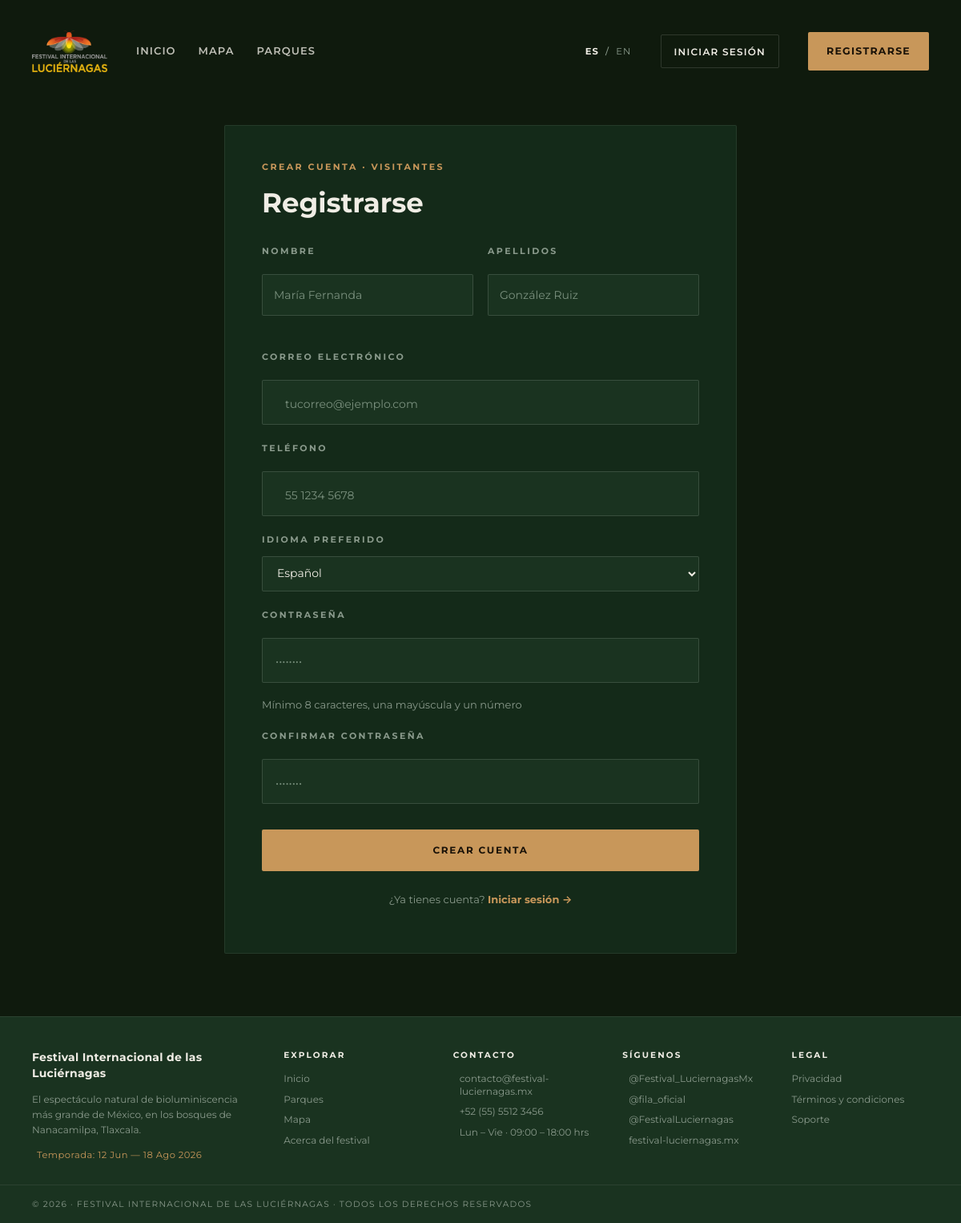
Page /registro/ on the committed database.
### apps/core/models.py (models this page shows, shortened)
class ContactoFestival(models.Model):
    email = models.EmailField("correo de contacto", default="contacto@festival-luciernagas.mx")
    telefono = models.CharField("teléfono", max_length=40, default="+52 (55) 5512 3456")
    horario = models.CharField("horario", max_length=120, default="Lun – Vie · 09:00 – 18:00 hrs")
    instagram = models.CharField("Instagram", max_length=120, blank=True, default="@Festival_LuciernagasMx")
    web = models.CharField("Sitio web", max_length=120, blank=True, default="festival-luciernagas.mx")
    twitter = models.CharField("Twitter / X", max_length=120, blank=True, default="@fila_oficial")
    youtube = models.CharField("YouTube", max_length=120, blank=True, default="@FestivalLuciernagas")
    mensaje_soporte = models.TextField(
        "mensaje de soporte",
        default=(
            "Si necesitas ayuda con tu reservación o tienes preguntas sobre el "
            "Festival Internacional de las Luciérnagas, escríbenos a "
            "contacto@festival-luciernagas.mx. Te responderemos en un máximo de "
            "24 horas hábiles."
        ),
    )
    fechas_festival = models.CharField("fechas del festival", max_length=80, default="12 Jun — 18 Ago 2026")
    num_parques = models.PositiveSmallIntegerField("número de parques", default=6)
    class Meta:
        verbose_name = "información de contacto"
        verbose_name_plural = "información de contacto"
    @classmethod
    def get_solo(cls):
        obj = cls.objects.first()
        if obj is None:
            obj = cls.objects.create()
        return obj

### apps/core/views.py (the view)
# urls.py: path("registro/", views.register, name="register"),
def register(request):
    if request.method == "POST":
        form = RegisterForm(request.POST)
        if form.is_valid():
            form.save()
            messages.success(
                request,
                "Cuenta creada correctamente."
            )
            return redirect("core:login")
    else:
        form = RegisterForm()
    return render(
        request,
        "core/auth/register.html",
        _context(
            "register",
            form=form
        )
    )

### apps/core/forms.py (shortened to what this page needs)
class RegisterForm(UserCreationForm):
    first_name = forms.CharField(
        label="Nombre",
        max_length=150
    )
    last_name = forms.CharField(
        label="Apellidos",
        max_length=150
    )
    email = forms.EmailField(
        label="Correo electrónico"
    )
    telefono = forms.CharField(
        label="Teléfono",
        max_length=20,
        required=False
    )
    class Meta:
        model = Usuario
        fields = [
            "first_name",
            "last_name",
            "email",
            "telefono",
            "idioma",
            "password1",
            "password2",
        ]

### apps/core/context_processors.py (called while the page is built)
def idioma_actual(request):
    lang = request.session.get("idioma")
    if lang not in LANGS:
        user = getattr(request, "user", None)
        if user is not None and user.is_authenticated and user.idioma in LANGS:
            lang = user.idioma
        else:
            lang = "es"
    return lang

def i18n(request):
    lang = idioma_actual(request)
    return {"LANG": lang, "t": get_dict(lang)}

def festival(request):
    try:
        contacto = ContactoFestival.get_solo()
    except Exception:
        contacto = None
    return {"festival_contacto": contacto}

### apps/core/translations.py (called while the page is built)
def get_dict(lang):
    return TRANSLATIONS.get(lang, ES)

### apps/core/views.py (called while the page is built)
def _context(active="home", title="Festival Internacional de las Luciérnagas 2026", **extra):
    parks = list(
        Parque.objects.filter(activo=True).prefetch_related("amenidades", "resenas")
    )
    context = {
        "active": active,
        "page_title": title,
        "parks": parks,
        "featured_parks": parks[:3],
    }
    context.update(extra)
    return context

### apps/core/templates/core/auth/register.html (shortened to what this page needs)
﻿{% extends "core/base.html" %}
{% block content %}
<section class="centered-panel">
  <form method="POST" class="card form-card form-card--register">
    <p class="eyebrow">Crear cuenta &middot; Visitantes</p>
    <h1>Registrarse</h1>
    <div class="form-grid auth-name-grid">
      <label class="field">Nombre
        <input type="text" name="first_name" placeholder="María Fernanda" value="{{ form.first_name.value|default:'' }}" required>
      </label>
      <label class="field">Apellidos
        <input type="text" name="last_name" placeholder="González Ruiz" value="{{ form.last_name.value|default:'' }}" required>
      </label>
    </div>
    <label class="field auth-field">Correo electr&oacute;nico
      <span class="auth-input">
        <input type="email" name="email" placeholder="tucorreo@ejemplo.com" value="{{ form.email.value|default:'' }}" required>
      </span>
    </label>
    <label class="field auth-field">Tel&eacute;fono
      <span class="auth-input">
        <input type="text" name="telefono" placeholder="55 1234 5678" value="{{ form.telefono.value|default:'' }}">
      </span>
    </label>
    <label class="field auth-field">Idioma preferido
      <select name="idioma" required>
        <option value="es" {% if form.idioma.value == "es" or not form.idioma.value %}selected{% endif %}>Español</option>
      </select>
    </label>
    <label class="field auth-field">Contrase&ntilde;a
      <span class="auth-input auth-input--password">
        <input id="register-password" type="password" name="password1" placeholder="&bull;&bull;&bull;&bull;&bull;&bull;&bull;&bull;" required>
        <button type="button" data-toggle-password="#register-password" aria-label="Mostrar contrase&ntilde;a">
        </button>
      </span>
      <small>M&iacute;nimo 8 caracteres, una may&uacute;scula y un n&uacute;mero</small>
    </label>
    <label class="field auth-field">Confirmar contrase&ntilde;a
      <span class="auth-input auth-input--password">
        <input id="register-password2" type="password" name="password2" placeholder="&bull;&bull;&bull;&bull;&bull;&bull;&bull;&bull;" required>
        <button type="button" data-toggle-password="#register-password2" aria-label="Mostrar contrase&ntilde;a">
        </button>
      </span>
    </label>
    <button type="submit" class="button button--primary button--block">
      Crear cuenta
    </button>
    <p class="form-note">&iquest;Ya tienes cuenta? <a href="{% url 'core:login' %}">Iniciar sesi&oacute;n &rarr;</a></p>
  </form>
</section>
{% endblock %}

### apps/core/templates/core/partials/footer.html (shortened to what this page needs)
<footer class="footer footer--rich">
  <div class="footer__main">
    <div class="footer__brand">
      <strong class="footer__brand-name">Festival Internacional de las Luci&eacute;rnagas</strong>
      <p class="footer__tagline">{{ t.footer_tagline }}</p>
      {% if festival_contacto %}
        <p class="footer__season">
          {{ t.footer_dates }}: {{ festival_contacto.fechas_festival }}
        </p>
      {% endif %}
    </div>
    <nav class="footer__col" aria-label="{{ t.footer_explore }}">
      <p class="footer__col-title">{{ t.footer_explore }}</p>
      <a href="{% url 'core:home' %}">{{ t.nav_inicio }}</a>
      <a href="{% url 'core:park_list' %}">{{ t.nav_parques }}</a>
      <a href="{% url 'core:map' %}">{{ t.nav_mapa }}</a>
      <a href="{% url 'core:home' %}">{{ t.footer_about }}</a>
    </nav>
    {% if festival_contacto %}
      <div class="footer__col">
        <p class="footer__col-title">{{ t.footer_contact }}</p>
        <a href="mailto:{{ festival_contacto.email }}"> {{ festival_contacto.email }}</a>
        <a href="tel:{{ festival_contacto.telefono }}"> {{ festival_contacto.telefono }}</a>
        <span class="footer__static"> {{ festival_contacto.horario }}</span>
      </div>
      <div class="footer__col">
        <p class="footer__col-title">{{ t.footer_follow }}</p>
        {% if festival_contacto.instagram %}<a href="#"> {{ festival_contacto.instagram }}</a>{% endif %}
        {% if festival_contacto.twitter %}<a href="#"> {{ festival_contacto.twitter }}</a>{% endif %}
        {% if festival_contacto.youtube %}<a href="#"> {{ festival_contacto.youtube }}</a>{% endif %}
        {% if festival_contacto.web %}<a href="#"> {{ festival_contacto.web }}</a>{% endif %}
      </div>
    {% endif %}
    <nav class="footer__col" aria-label="{{ t.footer_legal }}">
      <p class="footer__col-title">{{ t.footer_legal }}</p>
      <a href="#">{{ t.footer_privacy }}</a>
      <a href="#">{{ t.footer_terms }}</a>
      <a href="#">{{ t.footer_support }}</a>
    </nav>
  </div>
  <div class="footer__bottom">
    <span class="footer__copy">&copy; 2026 &middot; Festival Internacional de las Luci&eacute;rnagas &middot; {{ t.footer_rights }}</span>
  </div>
</footer>

### rows in the picture
ContactoFestival: fechas_festival "12 Jun — 18 Ago 2026", email "contacto@festival-luciernagas.mx", telefono "+52 (55) 5512 3456", horario "Lun – Vie · 09:00 – 18:00 hrs", instagram "@Festival_LuciernagasMx", twitter "@fila_oficial", youtube "@FestivalLuciernagas", web "festival-luciernagas.mx"

### other values in the picture
{{ t.nav_inicio }} "INICIO"
{{ t.nav_mapa }} "MAPA"
{{ t.nav_parques }} "PARQUES"
{{ t.nav_login }} "INICIAR SESIÓN"
{{ t.nav_register }} "REGISTRARSE"
{{ t.footer_tagline }} "El espectáculo natural de bioluminiscencia más grande de México, en los bosques de Nanacamilpa, Tlaxcala."
{{ t.footer_dates }} "Temporada"
{{ t.footer_explore }} "EXPLORAR"
{{ t.nav_inicio }} "Inicio"
{{ t.nav_parques }} "Parques"
{{ t.nav_mapa }} "Mapa"
{{ t.footer_about }} "Acerca del festival"
{{ t.footer_contact }} "CONTACTO"
{{ t.footer_follow }} "SÍGUENOS"
{{ t.footer_legal }} "LEGAL"
